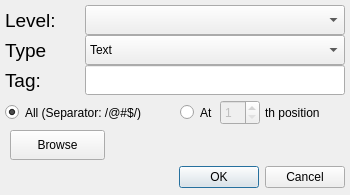
<?xml version="1.0" encoding="UTF-8"?>
<ui version="4.0">
 <class>Dialog</class>
 <widget class="QDialog" name="Dialog">
  <property name="geometry">
   <rect>
    <x>0</x>
    <y>0</y>
    <width>350</width>
    <height>195</height>
   </rect>
  </property>
  <property name="minimumSize">
   <size>
    <width>350</width>
    <height>195</height>
   </size>
  </property>
  <property name="maximumSize">
   <size>
    <width>350</width>
    <height>195</height>
   </size>
  </property>
  <property name="windowTitle">
   <string>Data Node</string>
  </property>
  <widget class="QLabel" name="label_1">
   <property name="geometry">
    <rect>
     <x>5</x>
     <y>5</y>
     <width>75</width>
     <height>30</height>
    </rect>
   </property>
   <property name="font">
    <font>
     <pointsize>14</pointsize>
    </font>
   </property>
   <property name="text">
    <string>Level:</string>
   </property>
  </widget>
  <widget class="QLabel" name="label_2">
   <property name="geometry">
    <rect>
     <x>5</x>
     <y>35</y>
     <width>75</width>
     <height>30</height>
    </rect>
   </property>
   <property name="font">
    <font>
     <pointsize>14</pointsize>
    </font>
   </property>
   <property name="text">
    <string>Type</string>
   </property>
  </widget>
  <widget class="QLabel" name="label_3">
   <property name="geometry">
    <rect>
     <x>5</x>
     <y>65</y>
     <width>75</width>
     <height>30</height>
    </rect>
   </property>
   <property name="font">
    <font>
     <pointsize>14</pointsize>
    </font>
   </property>
   <property name="text">
    <string>Tag:</string>
   </property>
  </widget>
  <widget class="QComboBox" name="levelCB">
   <property name="geometry">
    <rect>
     <x>85</x>
     <y>5</y>
     <width>260</width>
     <height>30</height>
    </rect>
   </property>
  </widget>
  <widget class="QComboBox" name="typeCB">
   <property name="geometry">
    <rect>
     <x>85</x>
     <y>35</y>
     <width>260</width>
     <height>30</height>
    </rect>
   </property>
   <item>
    <property name="text">
     <string>Text</string>
    </property>
   </item>
   <item>
    <property name="text">
     <string>Media</string>
    </property>
   </item>
   <item>
    <property name="text">
     <string>Table</string>
    </property>
   </item>
  </widget>
  <widget class="QLineEdit" name="tagLE">
   <property name="geometry">
    <rect>
     <x>85</x>
     <y>65</y>
     <width>260</width>
     <height>30</height>
    </rect>
   </property>
  </widget>
  <widget class="QLabel" name="browseL">
   <property name="geometry">
    <rect>
     <x>110</x>
     <y>130</y>
     <width>150</width>
     <height>30</height>
    </rect>
   </property>
   <property name="text">
    <string/>
   </property>
  </widget>
  <widget class="QPushButton" name="browsePB">
   <property name="geometry">
    <rect>
     <x>10</x>
     <y>130</y>
     <width>95</width>
     <height>30</height>
    </rect>
   </property>
   <property name="text">
    <string>Browse</string>
   </property>
  </widget>
  <widget class="QDialogButtonBox" name="buttonBox">
   <property name="geometry">
    <rect>
     <x>179</x>
     <y>165</y>
     <width>166</width>
     <height>25</height>
    </rect>
   </property>
   <property name="standardButtons">
    <set>QDialogButtonBox::Cancel|QDialogButtonBox::Ok</set>
   </property>
  </widget>
  <widget class="QRadioButton" name="allRB">
   <property name="geometry">
    <rect>
     <x>5</x>
     <y>100</y>
     <width>170</width>
     <height>25</height>
    </rect>
   </property>
   <property name="text">
    <string>All (Separator: /@#$/)</string>
   </property>
   <property name="checked">
    <bool>true</bool>
   </property>
  </widget>
  <widget class="QRadioButton" name="singleRB">
   <property name="geometry">
    <rect>
     <x>180</x>
     <y>100</y>
     <width>40</width>
     <height>25</height>
    </rect>
   </property>
   <property name="text">
    <string>At</string>
   </property>
  </widget>
  <widget class="QSpinBox" name="positionSB">
   <property name="enabled">
    <bool>false</bool>
   </property>
   <property name="geometry">
    <rect>
     <x>220</x>
     <y>100</y>
     <width>40</width>
     <height>25</height>
    </rect>
   </property>
   <property name="minimum">
    <number>1</number>
   </property>
   <property name="maximum">
    <number>100</number>
   </property>
  </widget>
  <widget class="QLabel" name="label">
   <property name="geometry">
    <rect>
     <x>265</x>
     <y>100</y>
     <width>80</width>
     <height>25</height>
    </rect>
   </property>
   <property name="text">
    <string>th position</string>
   </property>
  </widget>
 </widget>
 <resources/>
 <connections>
  <connection>
   <sender>singleRB</sender>
   <signal>toggled(bool)</signal>
   <receiver>positionSB</receiver>
   <slot>setEnabled(bool)</slot>
   <hints>
    <hint type="sourcelabel">
     <x>99</x>
     <y>112</y>
    </hint>
    <hint type="destinationlabel">
     <x>139</x>
     <y>112</y>
    </hint>
   </hints>
  </connection>
 </connections>
</ui>
